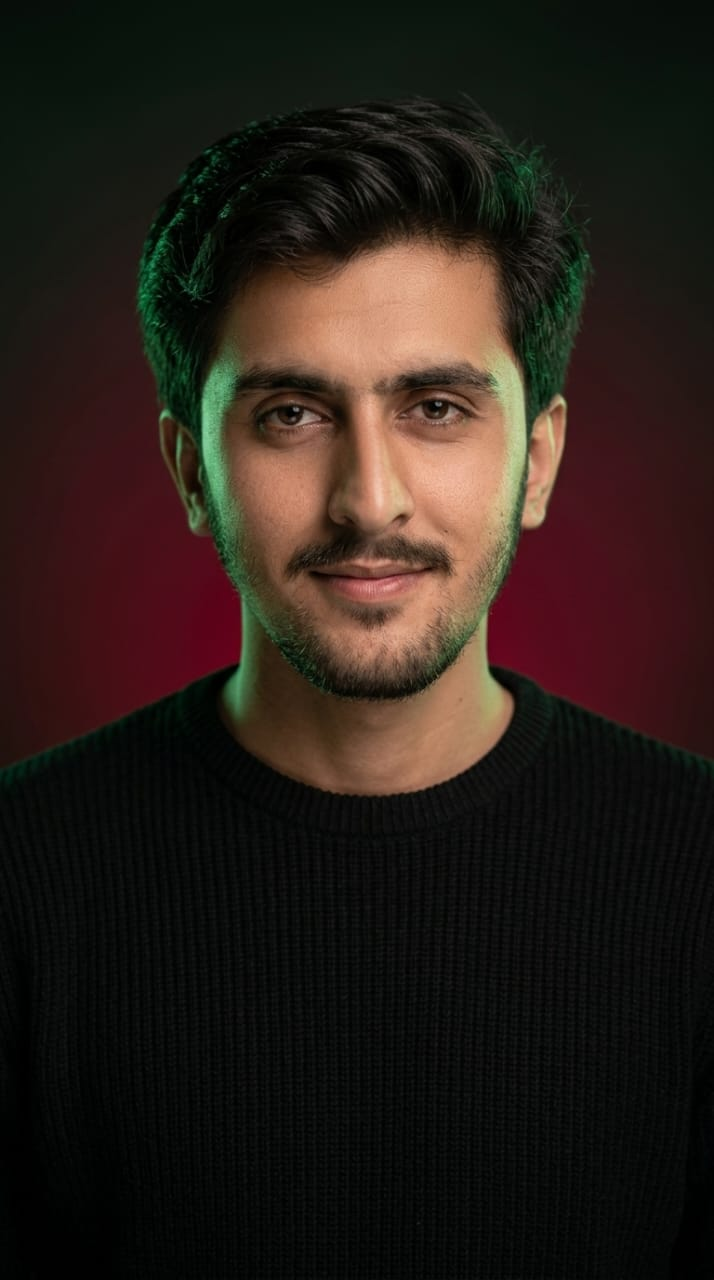
#> input picture weeks01-03-image-lab/images/original.jpg, 714 x 1280 px
$ python weeks01-03_image_lab.py   (older library calls are emulated)
#> lines starting #> are read from the running program, lines starting #| are printed output that depends on the picture; after the words box and inside, x2 and y2 are one past the last pixel; in counts of white or black regions, pixels touching at a corner belong together
import os
import cv2
import numpy as np
import matplotlib.pyplot as plt

#This is Original Assigment
# Name Abdul Qadeer Shar
#Roll 2K24/AIE/02


def inspect_image(image_path: str) -> dict:
    """Load the image and return its measured image-data properties."""

    image = cv2.imread(image_path)

    if image is None:
        raise FileNotFoundError(f"Could not load image: {image_path}")

    height, width, channels = image.shape

    pixel_count = width * height
    estimated_bytes = pixel_count * channels

    return {
        "width": width,
        "height": height,
        "channels": channels,
        "shape": list(image.shape),
        "pixel_count": pixel_count,
        "estimated_bytes": estimated_bytes,
        "color_order": "BGR",
    }


def create_pixel_views(image_path: str, output_dir: str) -> dict:
    """Create the labeled channel, grayscale, and downsampled views."""

    os.makedirs(output_dir, exist_ok=True)

    image = cv2.imread(image_path)

    if image is None:
        raise FileNotFoundError(f"Could not load image: {image_path}")

    height, width = image.shape[:2]

    # OpenCV loads images in BGR order
    blue, green, red = cv2.split(image)

    # Convert to grayscale
    gray = cv2.cvtColor(image, cv2.COLOR_BGR2GRAY)

    # Downsample to half width and half height
    downsampled = cv2.resize(
        image,
        (width // 2, height // 2),
        interpolation=cv2.INTER_AREA
    )

    # Create figure
    fig, axes = plt.subplots(2, 3, figsize=(14, 9))

    axes[0, 0].imshow(cv2.cvtColor(image, cv2.COLOR_BGR2RGB))
    axes[0, 0].set_title("Original Image")

    axes[0, 1].imshow(red, cmap="gray")
    axes[0, 1].set_title("Red Channel")

    axes[0, 2].imshow(green, cmap="gray")
    axes[0, 2].set_title("Green Channel")

    axes[1, 0].imshow(blue, cmap="gray")
    axes[1, 0].set_title("Blue Channel")

    axes[1, 1].imshow(gray, cmap="gray")
    axes[1, 1].set_title("Grayscale")

    axes[1, 2].imshow(cv2.cvtColor(downsampled, cv2.COLOR_BGR2RGB))
    axes[1, 2].set_title(
        f"Half Resolution\n{downsampled.shape[1]} x {downsampled.shape[0]}"
    )

    for ax in axes.flat:
        ax.axis("off")

    plt.tight_layout()

    output_path = os.path.join(output_dir, "pixel_views.png")
    plt.savefig(output_path, dpi=150, bbox_inches="tight")
    plt.close()

    return {
        "original_size": [width, height],
        "downsampled_size": [
            downsampled.shape[1],
            downsampled.shape[0]
        ],
        "output_path": output_path,
    }


def create_adjustments(
    image_path: str,
    output_dir: str,
    brightness_delta: int = 40,
    contrast_factor: float = 1.5,
    threshold: int = 127,
) -> dict:
    """Create labeled brightness, contrast, and threshold results."""

    os.makedirs(output_dir, exist_ok=True)

    if not 0 <= threshold <= 255:
        raise ValueError("threshold must be between 0 and 255")

    image = cv2.imread(image_path)

    if image is None:
        raise FileNotFoundError(f"Could not load image: {image_path}")

    gray = cv2.cvtColor(image, cv2.COLOR_BGR2GRAY)

    # Brightness adjustment
    brighter = np.clip(
        gray.astype(np.int16) + brightness_delta,
        0,
        255
    ).astype(np.uint8)

    # Contrast adjustment
    higher_contrast = np.clip(
        gray.astype(np.float32) * contrast_factor,
        0,
        255
    ).astype(np.uint8)

    # Thresholding
    _, black_white = cv2.threshold(
        gray,
        threshold,
        255,
        cv2.THRESH_BINARY
    )

    fig, axes = plt.subplots(2, 2, figsize=(12, 9))

    axes[0, 0].imshow(gray, cmap="gray")
    axes[0, 0].set_title("Original Grayscale")

    axes[0, 1].imshow(brighter, cmap="gray")
    axes[0, 1].set_title(
        f"Brighter (+{brightness_delta})"
    )

    axes[1, 0].imshow(higher_contrast, cmap="gray")
    axes[1, 0].set_title(
        f"Higher Contrast (x{contrast_factor})"
    )

    axes[1, 1].imshow(black_white, cmap="gray")
    axes[1, 1].set_title(
        f"Thresholded (threshold={threshold})"
    )

    for ax in axes.flat:
        ax.axis("off")

    plt.tight_layout()

    output_path = os.path.join(output_dir, "adjustments.png")
    plt.savefig(output_path, dpi=150, bbox_inches="tight")
    plt.close()

    return {
        "brightness_delta": brightness_delta,
        "contrast_factor": contrast_factor,
        "threshold": threshold,
        "output_path": output_path,
    }


def create_blur_and_edges(
    image_path: str,
    output_dir: str,
    kernel_size: int = 5,
) -> dict:
    """Create labeled grayscale, mean-blur, and Sobel-edge results."""

    os.makedirs(output_dir, exist_ok=True)

    if kernel_size <= 0 or kernel_size % 2 == 0:
        raise ValueError("kernel_size must be a positive odd integer")

    image = cv2.imread(image_path)

    if image is None:
        raise FileNotFoundError(f"Could not load image: {image_path}")

    gray = cv2.cvtColor(image, cv2.COLOR_BGR2GRAY)

    # Mean blur
    blurred = cv2.blur(gray, (kernel_size, kernel_size))

    # Sobel edges from original grayscale
    sobel_x_original = cv2.Sobel(
        gray,
        cv2.CV_64F,
        1,
        0,
        ksize=3
    )

    sobel_y_original = cv2.Sobel(
        gray,
        cv2.CV_64F,
        0,
        1,
        ksize=3
    )

    sobel_original = cv2.magnitude(
        sobel_x_original,
        sobel_y_original
    )

    sobel_original = cv2.convertScaleAbs(sobel_original)

    # Sobel edges from blurred grayscale
    sobel_x_blurred = cv2.Sobel(
        blurred,
        cv2.CV_64F,
        1,
        0,
        ksize=3
    )

    sobel_y_blurred = cv2.Sobel(
        blurred,
        cv2.CV_64F,
        0,
        1,
        ksize=3
    )

    sobel_blurred = cv2.magnitude(
        sobel_x_blurred,
        sobel_y_blurred
    )

    sobel_blurred = cv2.convertScaleAbs(sobel_blurred)

    fig, axes = plt.subplots(2, 2, figsize=(12, 9))

    axes[0, 0].imshow(gray, cmap="gray")
    axes[0, 0].set_title("Grayscale")

    axes[0, 1].imshow(blurred, cmap="gray")
    axes[0, 1].set_title(
        f"Mean Blur ({kernel_size}x{kernel_size})"
    )

    axes[1, 0].imshow(sobel_original, cmap="gray")
    axes[1, 0].set_title("Sobel Edges - Original")

    axes[1, 1].imshow(sobel_blurred, cmap="gray")
    axes[1, 1].set_title("Sobel Edges - Blurred")

    for ax in axes.flat:
        ax.axis("off")

    plt.tight_layout()

    output_path = os.path.join(
        output_dir,
        "blur_and_edges.png"
    )

    plt.savefig(output_path, dpi=150, bbox_inches="tight")
    plt.close()

    return {
        "kernel_size": kernel_size,
        "output_path": output_path,
    }


def run_lab(image_path: str, output_dir: str) -> dict:
    """Run Tasks 1–4 and return their results together."""

    task1 = inspect_image(image_path)

    task2 = create_pixel_views(
        image_path,
        output_dir
    )

    task3 = create_adjustments(
        image_path,
        output_dir
    )

    task4 = create_blur_and_edges(
        image_path,
        output_dir
    )

    return {
        "task1": task1,
        "task2": task2,
        "task3": task3,
        "task4": task4,
    }


def main() -> None:
    """Run the lab using the required repository paths."""

    image_path = "images/original.jpg"
    output_dir = "outputs"

    os.makedirs(output_dir, exist_ok=True)

    results = run_lab(
        image_path,
        output_dir
    )
#> in inspect_image, image is the input picture: shape (1280, 714, 3); mean B, G, R 24.5, 30.5, 40.4
#> in create_pixel_views, `plt.savefig(output_path, dpi=150, bbox_inches="tight")`:
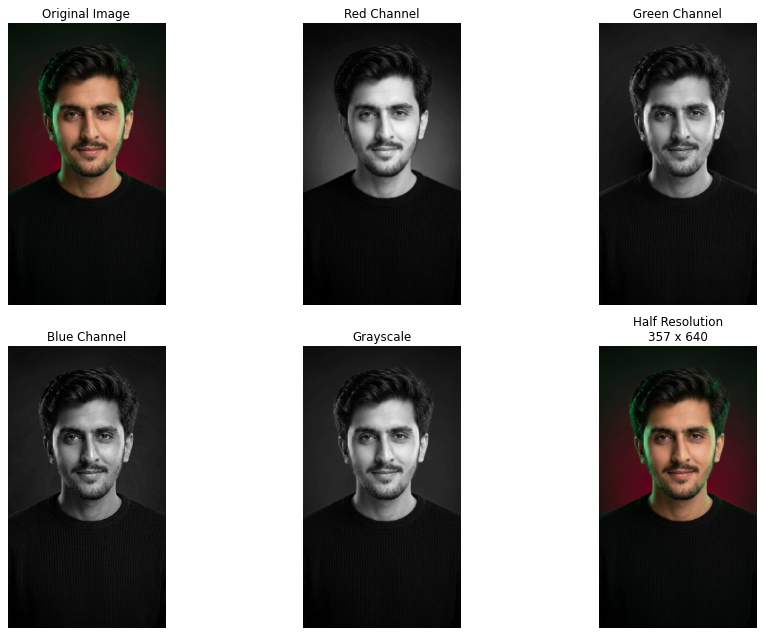
#> figure drawn by matplotlib, 6 panels
#> in create_adjustments, `brighter = np.clip( gray.astype(np.int16) + brightness_delta, 0, 255 )..`:
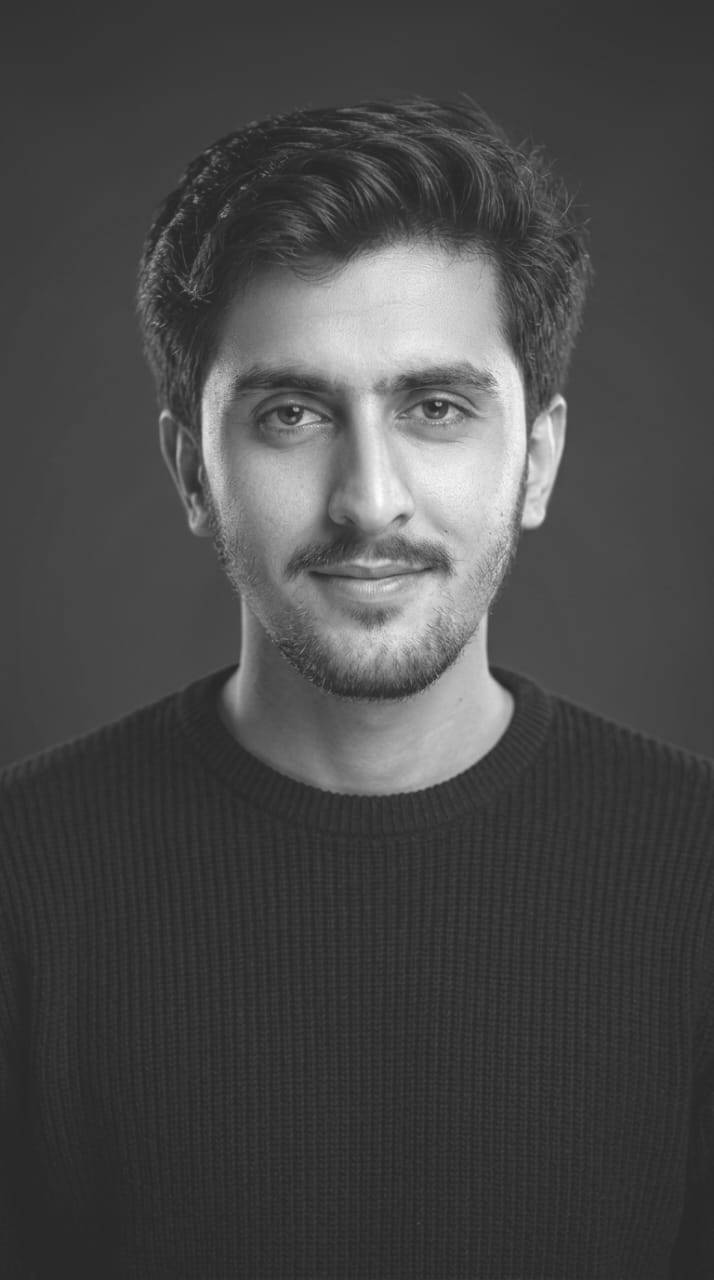
#> brighter: shape (1280, 714); min 40, max 254, mean 72.7
#> in create_adjustments, `_, black_white = cv2.threshold( gray, threshold, 255, cv2.THRESH_BINAR..`:
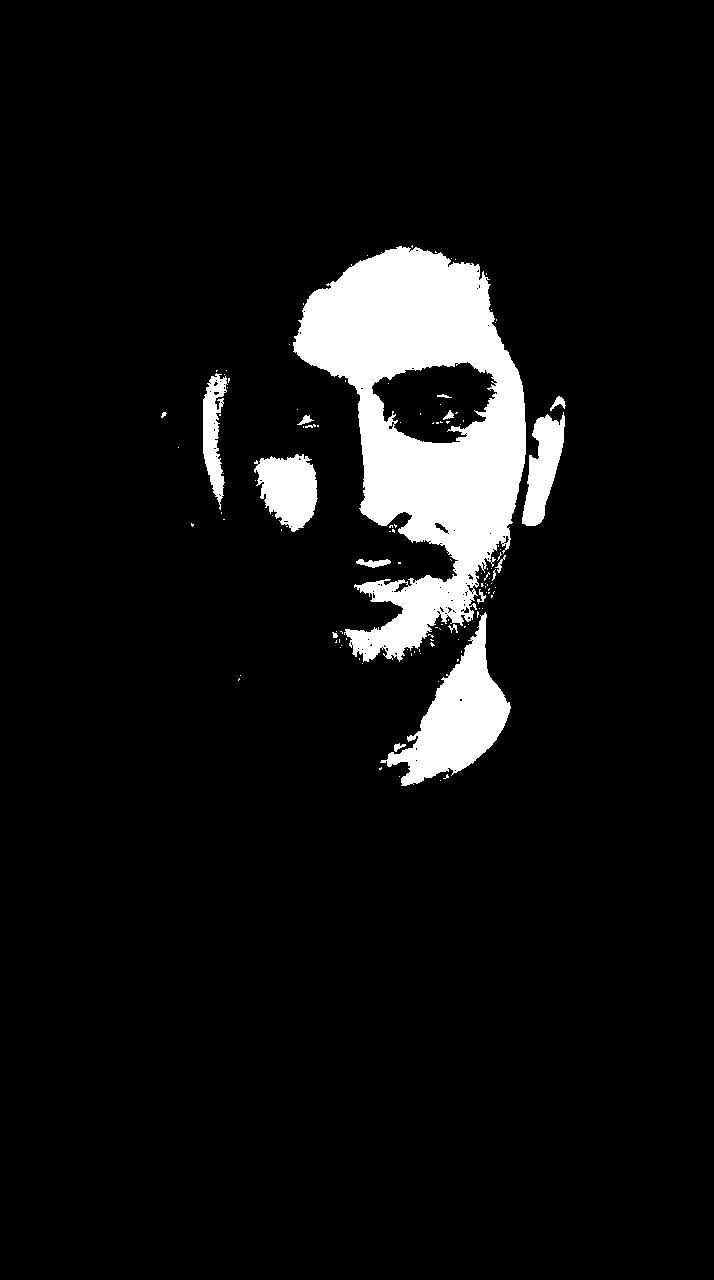
#> black_white: shape (1280, 714); 7.1% white; 120 white regions (102 under 20 px), largest, box (x1, y1, x2, y2) and area: (293, 246, 526, 662) 47595, (380, 612, 511, 786) 8713, (254, 454, 318, 532) 3414
#> in create_blur_and_edges, `sobel_y_original = cv2.Sobel( gray, cv2.CV_64F, 0, 1, ksize=3 )`:
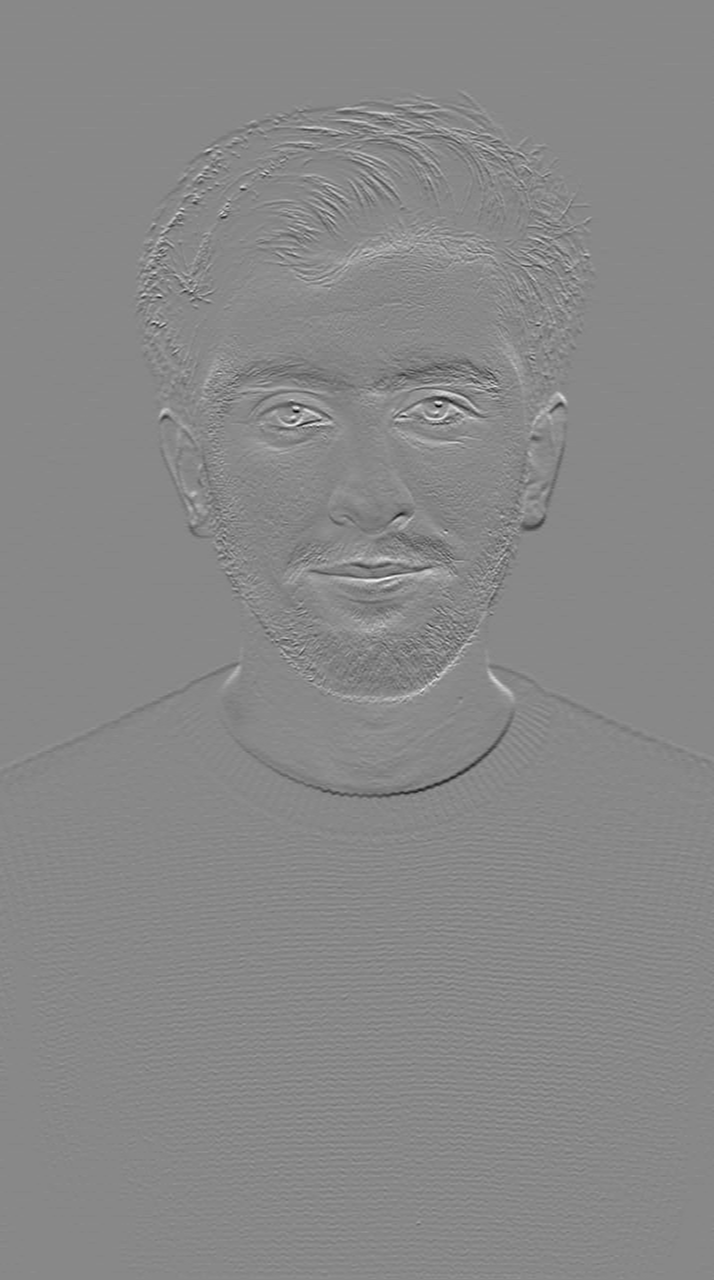
#> sobel_y_original: shape (1280, 714) float64; min -373, max 325, mean -0.1; drawn with min black and max white
#> in create_blur_and_edges, `sobel_original = cv2.convertScaleAbs(sobel_original)`:
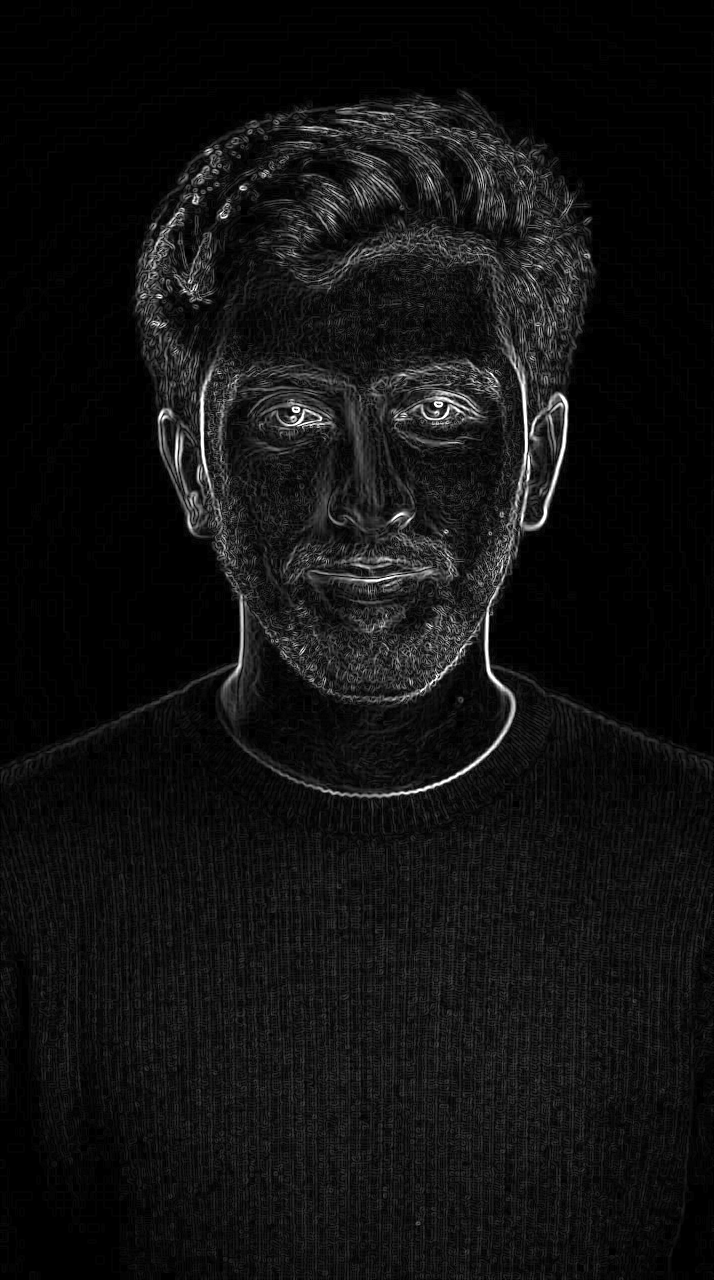
#> sobel_original: shape (1280, 714); min 0, max 255, mean 17.4

    print("\n===== IMAGE PROCESSING LAB =====")

    print("\nTask 1 - Image Information")
    for key, value in results["task1"].items():
        print(f"{key}: {value}")

    print("\nTask 2 - Pixel Views")
    print(results["task2"])
#| {'original_size': [714, 1280], 'downsampled_size': [357, 640], 'output_path': 'outputs/pixel_views.png'}

    print("\nTask 3 - Adjustments")
    print(results["task3"])
#| {'brightness_delta': 40, 'contrast_factor': 1.5, 'threshold': 127, 'output_path': 'outputs/adjustments.png'}

    print("\nTask 4 - Blur and Edges")
    print(results["task4"])
#| {'kernel_size': 5, 'output_path': 'outputs/blur_and_edges.png'}

    print("\nLab completed successfully!")


if __name__ == "__main__":
    main()
